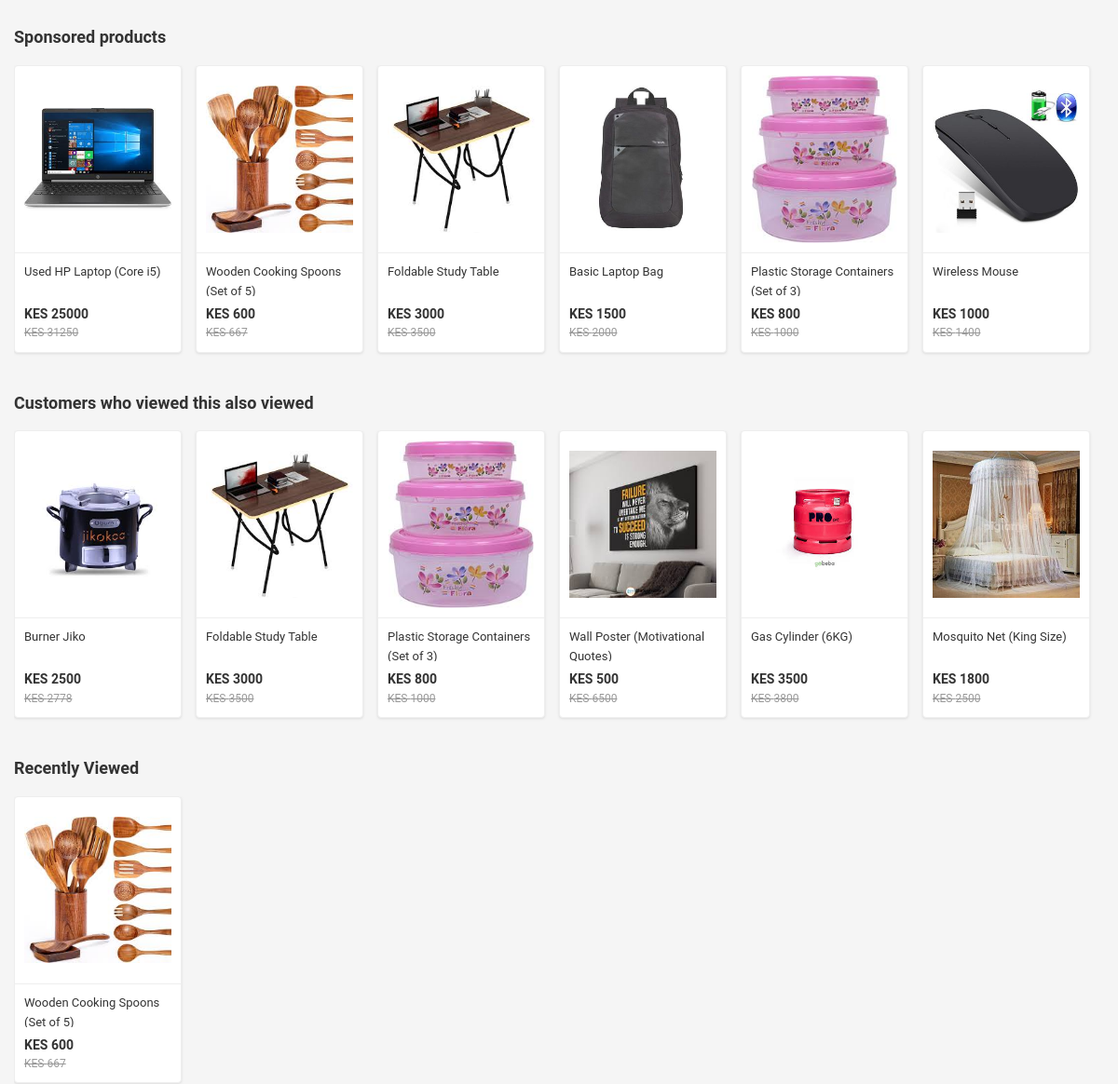
The page /products/wooden-cooking-spoons-set-of-5-266191/ (middle part) on the database as committed earlier.
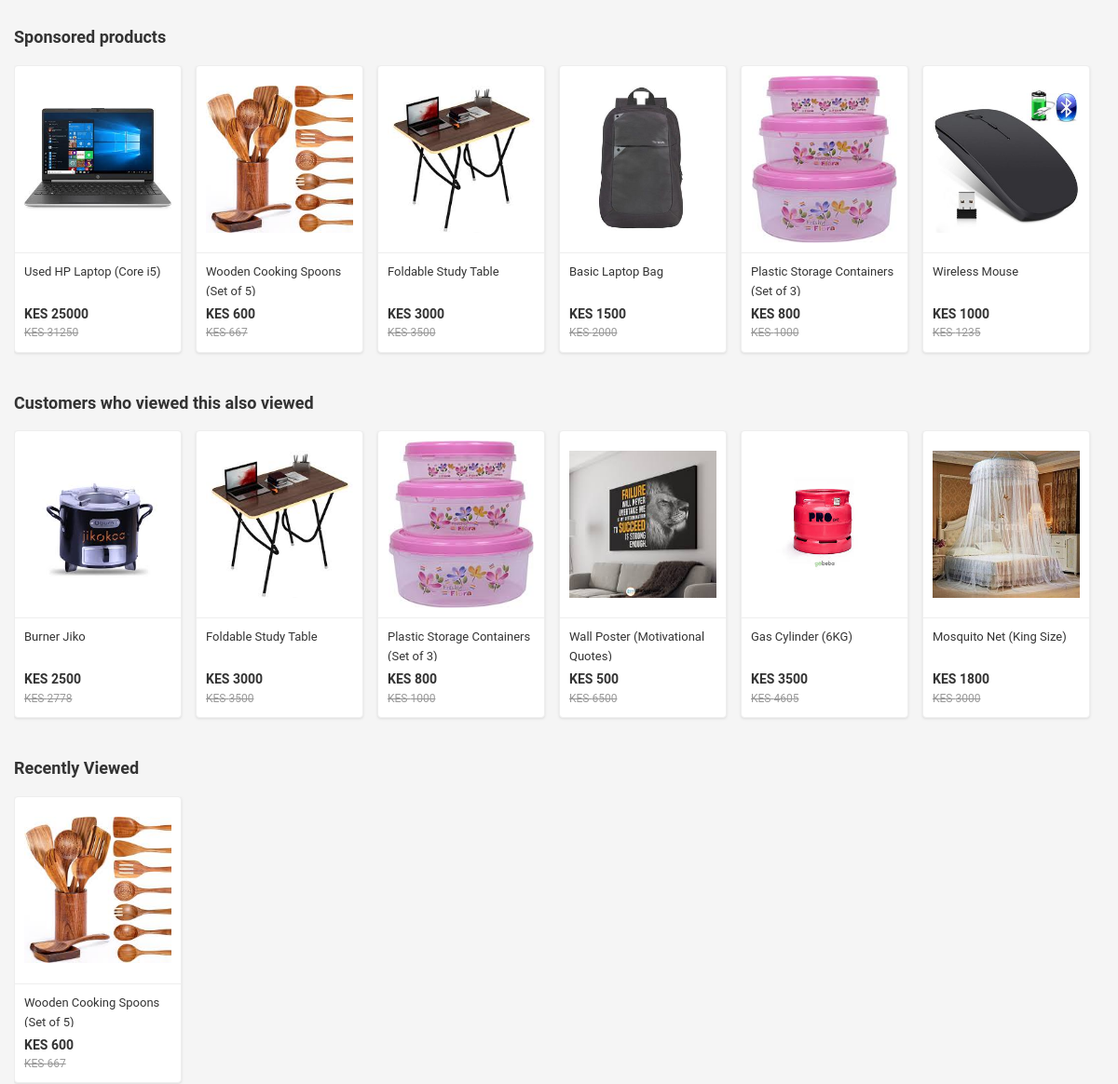
The same page on the database as committed later.
### myapp/models.py (models this page shows, shortened)
class Product(models.Model):
    category = models.ForeignKey(Category, on_delete=models.CASCADE, related_name='products')
    subcategory = models.ForeignKey(Subcategory, on_delete=models.SET_NULL, null=True, blank=True, related_name='products')
    name = models.CharField(max_length=200)
    slug = models.SlugField(unique=True, blank=True)
    brand = models.ForeignKey(Brand, on_delete=models.CASCADE, related_name="products" , null=True, blank=True)
    seller = models.ForeignKey(Seller, related_name='products', on_delete=models.CASCADE, null=True, blank=True)
    description = models.TextField()
    price = models.DecimalField(max_digits=10, decimal_places=2)
    is_sponsored = models.BooleanField(default=False)  # Add this field
    stock = models.PositiveIntegerField()
    image = models.ImageField(upload_to='product_images/', null=True, blank=True)
    is_official = models.BooleanField(default=False)  # For "official store" badge
    discount_percentage = models.PositiveIntegerField(null=True, blank=True)
    rating = models.DecimalField(max_digits=3, decimal_places=2, default=0.00)
    total_reviews = models.PositiveIntegerField(default=0)
    sales_count = models.PositiveIntegerField(default=0)  # Add this field
    currency = models.CharField(max_length=10, default="KES")
    original_price = models.DecimalField(max_digits=10, decimal_places=2, null=True, blank=True)
    is_in_stock = models.BooleanField(default=True)
    shipping_fee = models.DecimalField(max_digits=10, decimal_places=2, null=True, blank=True)
    delivery_time = models.CharField(max_length=100, null=True, blank=True)
    pay_on_delivery = models.BooleanField(default=False)
    return_policy_short = models.TextField(null=True, blank=True)
    pickup_days = models.PositiveIntegerField(default=0)  # Number of days for pickup
    created_at = models.DateTimeField(auto_now_add=True)

### myapp/views.py (the view)
# urls.py: path('products/<slug:slug>/', views.product_detail_view, name='product_detail'),
def product_detail_view(request, slug):
    product = get_object_or_404(Product, slug=slug)
    seller = product.seller  # Assuming Product has a ForeignKey to Seller
    recently_viewed = request.session.get('recently_viewed', [])
    if product.slug not in recently_viewed:
        recently_viewed.append(product.slug)
    if len(recently_viewed) > 6:
        recently_viewed.pop(0)
    request.session['recently_viewed'] = recently_viewed
    if not recently_viewed:
        default_products = Product.objects.all()[:6]  # Or any criteria for default products
    else:
        default_products = Product.objects.filter(slug__in=recently_viewed)
    features = Feature.objects.filter(product=product)
    related_products = Product.objects.filter(category=product.category).exclude(id=product.id)[:6]  # Adjust the filter based on your needs
    sponsored_products = Product.objects.filter(is_sponsored=True)[:6]  # Example, modify as needed
    context = {
        'product': product,
        'features': features,
        'related_products': related_products,
        'sponsored_products': sponsored_products,
        'recently_viewed': default_products,
        'seller': seller
    }
    return render(request, 'e-commerce/product_detail.html' , context)

### myapp/context_processors.py (called while the page is built)
def navbar_context(request):
    main_categories = Category.objects.annotate(
        product_count=Count('products')
    ).order_by('-product_count')[:5]
    main_categories = [
        {'name': category.name, 'slug': category.slug}
        for category in main_categories
    ]
    cart_items_count = 0
    if request.user.is_authenticated:
        try:
            cart = Cart.objects.get(user=request.user)
            cart_items_count = CartItem.objects.filter(cart=cart).aggregate(total_quantity=Sum('quantity'))['total_quantity'] or 0
        except Cart.DoesNotExist:
            cart_items_count = 0
    return {
        'main_categories': main_categories,
        'cart_items': cart_items_count
    }

def categories_processor(request):
    categories = Category.objects.all()
    categories = categories.exclude(slug="")
    return {'categories': categories}

### templates/e-commerce/product_detail.html (shortened to what this page needs)
{% extends 'base.html' %}
{% load static %}
{% block content %}
<div class="product-detail-container">
  <div class="products-carousel">
    <h2 class="carousel-title">Sponsored products</h2>
    <div class="product-cards">
      {% for sponsored in sponsored_products %}
      <div class="product-card">
        <div class="product-card-image">
          <a href="{% url 'product_detail' sponsored.slug %}">
            <img src="{{ sponsored.image.url }}" alt="{{ sponsored.name }}">
          </a>
        </div>
        <div class="product-card-info">
          <a href="{% url 'product_detail' sponsored.slug %}" class="product-card-name">{{ sponsored.name }}</a>
          <div class="product-card-price">{{ sponsored.currency }} {{ sponsored.price|floatformat:0 }}</div>
          {% if sponsored.original_price %}
          <div class="product-card-original-price">{{ sponsored.currency }} {{ sponsored.original_price|floatformat:0 }}</div>
          {% endif %}
        </div>
      </div>
      {% endfor %}
    </div>
  </div>
  <div class="products-carousel">
    <h2 class="carousel-title">Customers who viewed this also viewed</h2>
    <div class="product-cards">
      {% for related in related_products %}
      <div class="product-card">
        <div class="product-card-image">
          <a href="{% url 'product_detail' related.slug %}">
            <img src="{{ related.image.url }}" alt="{{ related.name }}">
          </a>
        </div>
        <div class="product-card-info">
          <a href="{% url 'product_detail' related.slug %}" class="product-card-name">{{ related.name }}</a>
          <div class="product-card-price">{{ related.currency }} {{ related.price|floatformat:0 }}</div>
          {% if related.original_price %}
          <div class="product-card-original-price">{{ related.currency }} {{ related.original_price|floatformat:0 }}</div>
          {% endif %}
        </div>
      </div>
      {% endfor %}
    </div>
  </div>
  <div class="products-carousel">
    <h2 class="carousel-title">Recently Viewed</h2>
    <div class="product-cards">
      {% if recently_viewed %}
        {% for recent in recently_viewed %}
          <div class="product-card">
            <div class="product-card-image">
              <a href="{% url 'product_detail' recent.slug %}">
                <img src="{{ recent.image.url }}" alt="{{ recent.name }}">
              </a>
            </div>
            <div class="product-card-info">
              <a href="{% url 'product_detail' recent.slug %}" class="product-card-name">{{ recent.name }}</a>
              <div class="product-card-price">{{ recent.currency }} {{ recent.price|floatformat:0 }}</div>
              {% if recent.original_price %}
              <div class="product-card-original-price">{{ recent.currency }} {{ recent.original_price|floatformat:0 }}</div>
              {% endif %}
            </div>
          </div>
        {% endfor %}
      {% endif %}
    </div>
  </div>
</div>
{% endblock %}

Rows that differ between the two databases and show on the page:
changed Product "Wireless Mouse": original_price "1400" → "1235"
changed Product "Gas Cylinder (6KG)": original_price "3800" → "4605"
changed Product "Mosquito Net (King Size)": original_price "2500" → "3000"
